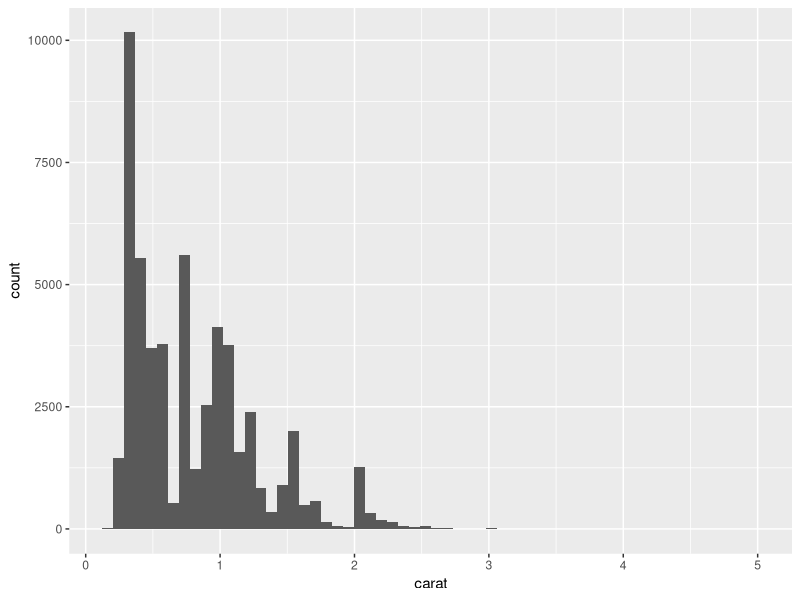
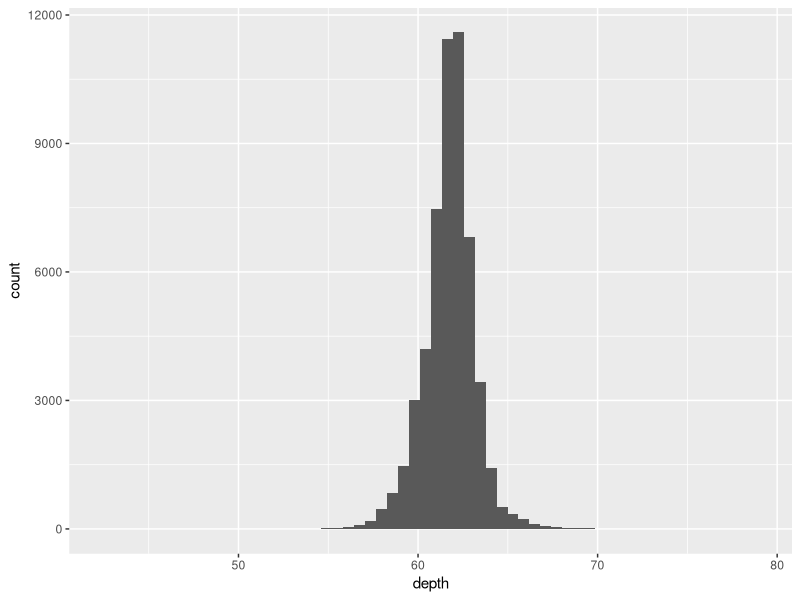
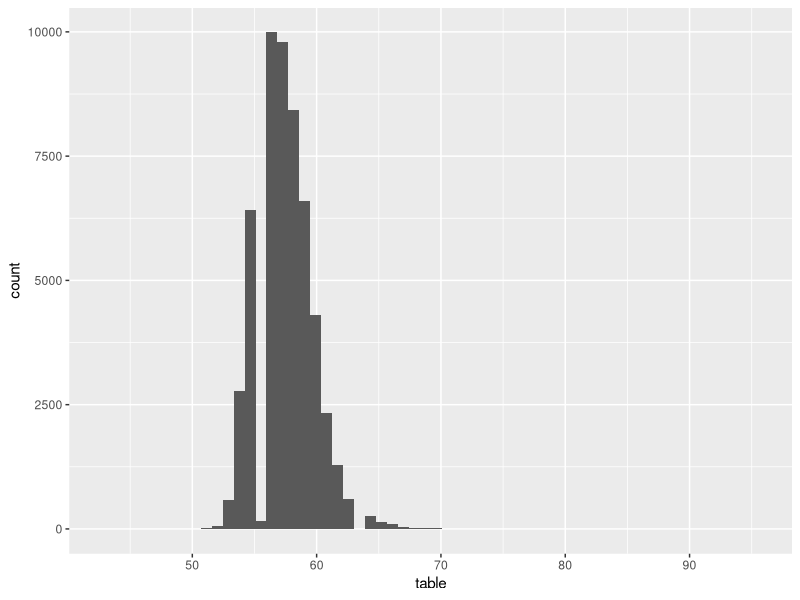
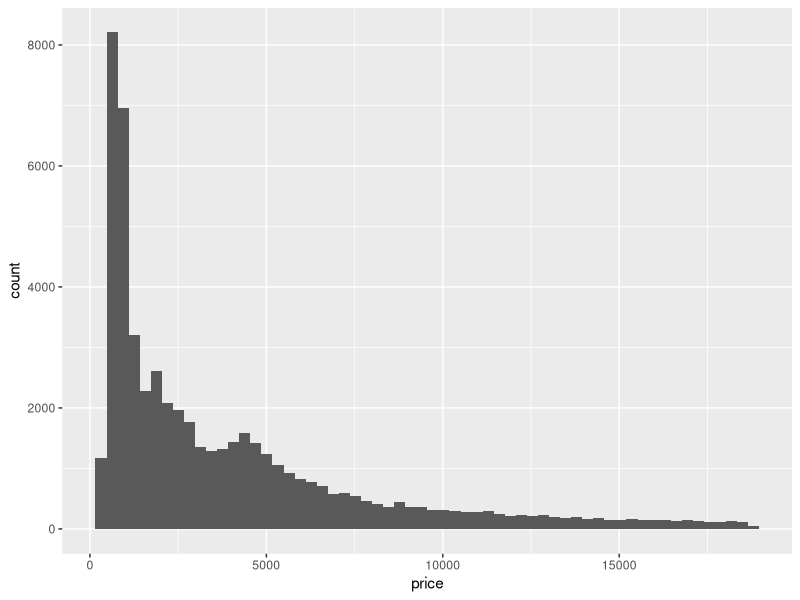
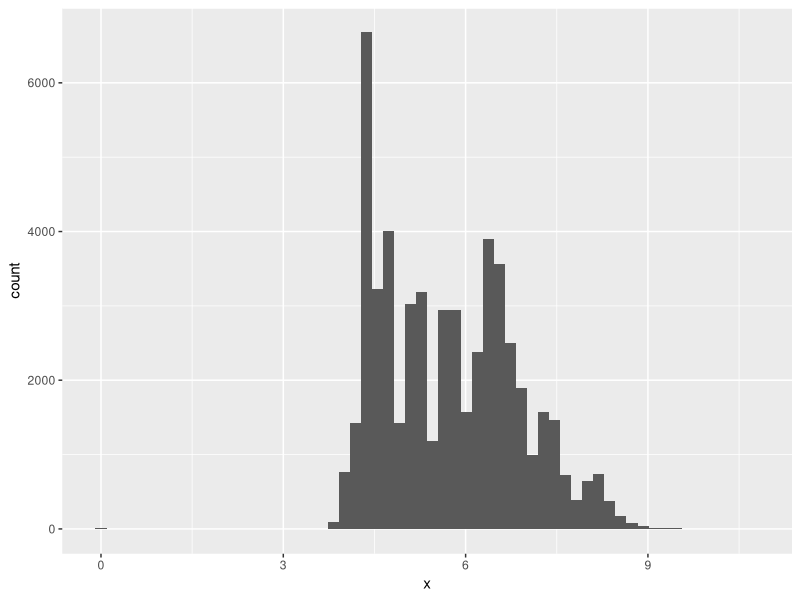
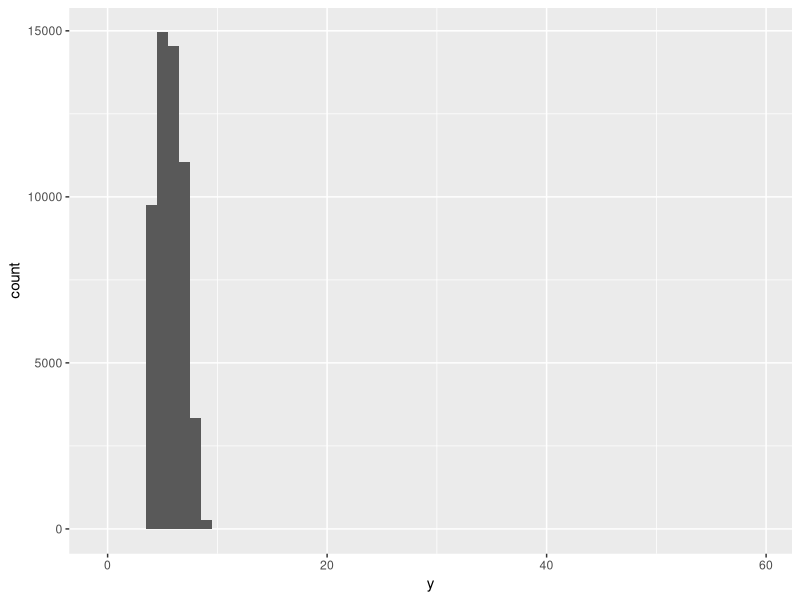
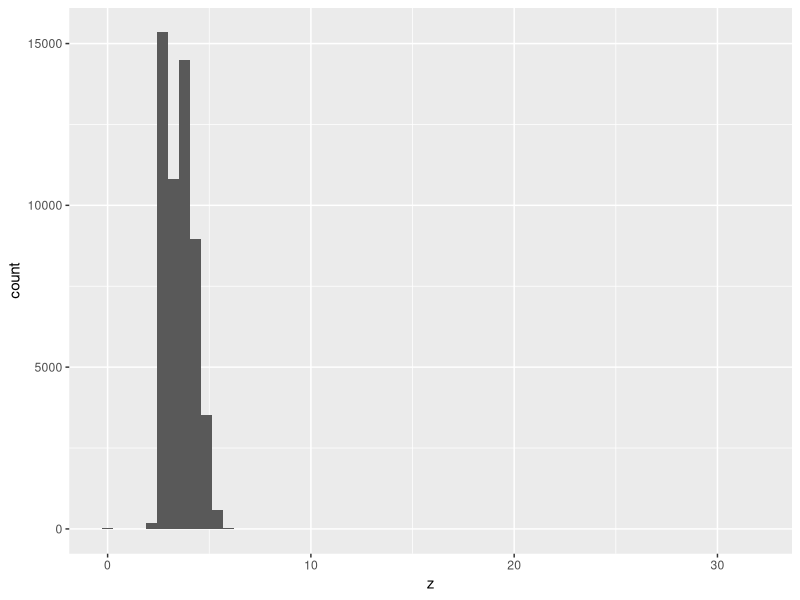
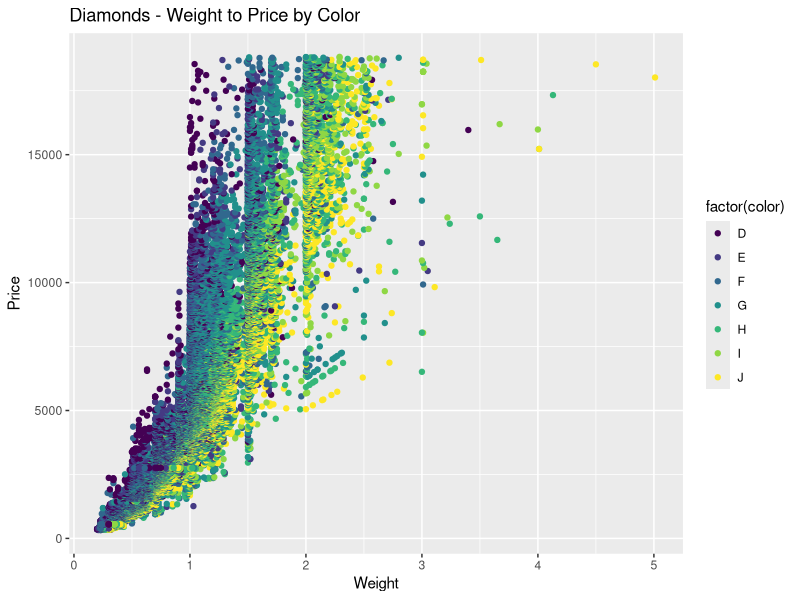

The R source for these figures, in order:
require(ggplot2)
data("diamonds")


#QUESTION 1 - Create a histogram for every numeric column in the diamonds dataset

carathist <- ggplot(diamonds,aes(carat))
carathist + geom_histogram(bins = 60)

depthhist <- ggplot(diamonds,aes(depth))
depthhist + geom_histogram(bins = 60)

tablehist <- ggplot(diamonds,aes(table))
tablehist + geom_histogram(bins = 60)

pricehist <- ggplot(diamonds,aes(price))
pricehist + geom_histogram(bins = 60)

xhist <- ggplot(diamonds,aes(x))
xhist + geom_histogram(bins = 60)

yhist <- ggplot(diamonds,aes(y))
yhist + geom_histogram(bins = 60)

zhist <- ggplot(diamonds,aes(z))
zhist + geom_histogram(bins = 60)


#---
#QUESTION 2 

scat <- ggplot(diamonds, aes(x=carat, y=(price), colour=color))
scat <- scat + geom_point() + ggtitle("Diamonds - Weight to Price by Color") + xlab("Weight")
scat <- scat + ylab("Price") + labs(colour = "factor(color)")
print(scat)


#---
#QUESTION 3

scatlin <- ggplot(diamonds, aes(x=log(carat), y=log(price), colour=color))
scatlin <- scatlin + geom_point() + ggtitle("Diamonds - Weight to Price (Linear)") + xlab("Weight")
scatlin <- scatlin + ylab("Price") + labs(colour = "factor(color)")
print(scatlin)


#---
#QUESTION 4

transcat <- ggplot(diamonds, aes(x=carat, y=(price), colour=color))
transcat <- transcat + geom_point() + ggtitle("Diamonds - Weight to Price( by Color)") + xlab("Weight")
transcat <- transcat + ylab("Price") + labs(colour = "factor(color)")
print(transcat)




linear <- lm(log(price)~log(carat), data = diamonds)
residual <- resid(linear)
wtpbc <- ggplot(diamonds, aes(x=log(carat), y=residual, colour=color))
wtpbc <- wtpbc + geom_point() + ggtitle("Diamonds - Weight to Price by Color") + xlab("Weight")
wtpbc <- wtpbc + ylab("Price Residuals") + labs(colour = "factor(color)")
print(wtpbc)

